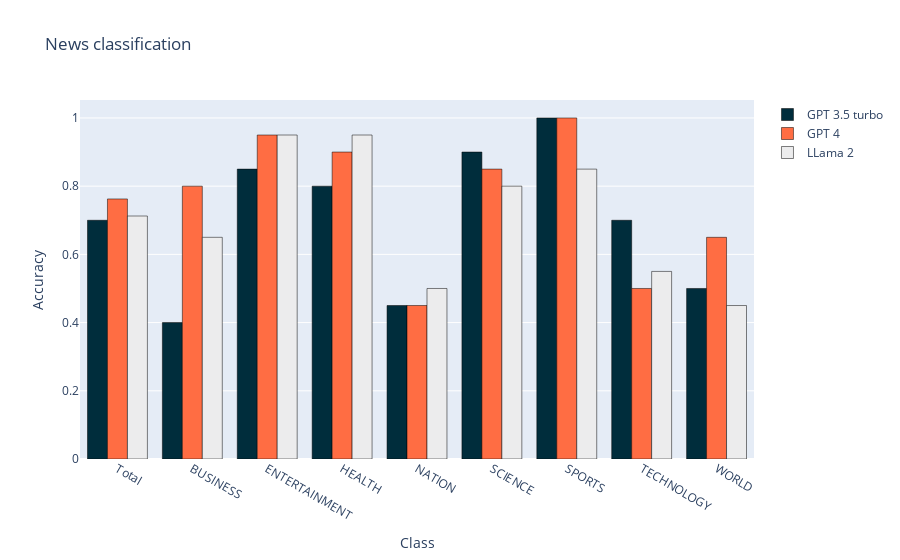

Notebook cell for this chart:
### Code cell
# Data
#[BUSINESS, ENTERTAINMENT, HEALTH, NATION, SCIENCE, SPORTS, TECHNOLOGY, WORLD]
labels = ["Total","BUSINESS", "ENTERTAINMENT", "HEALTH", "NATION", "SCIENCE", "SPORTS", "TECHNOLOGY", "WORLD"]
GPT_3_5_turbo = [0.7, 0.4, 0.85, 0.8, 0.45, 0.9, 1, 0.7, 0.5]
GPT_4 = [0.7625, 0.8, 0.95, 0.9, 0.45, 0.85, 1, 0.5, 0.65]
LLama_2 = [0.7125, 0.65, 0.95, 0.95, 0.5, 0.8, 0.85, 0.55, 0.45]

# Create the bar chart
fig = go.Figure()

# Add data for each information sheet
fig.add_trace(go.Bar(x=labels, y=GPT_3_5_turbo, name='GPT 3.5 turbo', marker_color='#002D3C', marker=dict(line=dict(color='black', width=0.5))))
fig.add_trace(go.Bar(x=labels, y=GPT_4, name='GPT 4', marker_color='#FF6D43', marker=dict(line=dict(color='black', width=0.5))))
fig.add_trace(go.Bar(x=labels, y=LLama_2, name='LLama 2', marker_color='#ECECED', marker=dict(line=dict(color='black', width=0.5))))

# Customize the layout
fig.update_layout(
    title='News classification',
    xaxis_title='Class',
    yaxis_title='Accuracy',
    barmode='group'
)

# Show the plot
fig.show()

### Figure 1 — Plotly figure (JSON) as saved in the notebook; plotly's stock layout.template omitted (floating-point values rounded to 4 significant figures)
{"data": [{"marker": {"color": "#002D3C", "line": {"color": "black", "width": 0.5}}, "name": "GPT 3.5 turbo", "type": "bar", "x": ["Total", "BUSINESS", "ENTERTAINMENT", "HEALTH", "NATION", "SCIENCE", "SPORTS", "TECHNOLOGY", "WORLD"], "y": [0.7, 0.4, 0.85, 0.8, 0.45, 0.9, 1, 0.7, 0.5]}, {"marker": {"color": "#FF6D43", "line": {"color": "black", "width": 0.5}}, "name": "GPT 4", "type": "bar", "x": ["Total", "BUSINESS", "ENTERTAINMENT", "HEALTH", "NATION", "SCIENCE", "SPORTS", "TECHNOLOGY", "WORLD"], "y": [0.7625, 0.8, 0.95, 0.9, 0.45, 0.85, 1, 0.5, 0.65]}, {"marker": {"color": "#ECECED", "line": {"color": "black", "width": 0.5}}, "name": "LLama 2", "type": "bar", "x": ["Total", "BUSINESS", "ENTERTAINMENT", "HEALTH", "NATION", "SCIENCE", "SPORTS", "TECHNOLOGY", "WORLD"], "y": [0.7125, 0.65, 0.95, 0.95, 0.5, 0.8, 0.85, 0.55, 0.45]}], "layout": {"barmode": "group", "title": {"text": "News classification"}, "xaxis": {"title": {"text": "Class"}}, "yaxis": {"title": {"text": "Accuracy"}}}}
